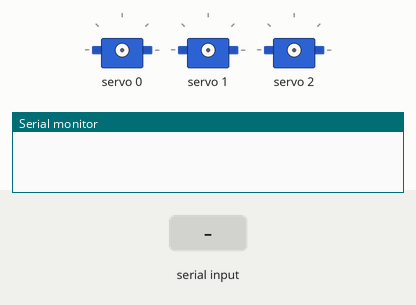
Simulated run of this sketch. Board: Arduino Uno, built with avr-gcc and run on an emulated ATmega328P. On the bench: 3 × servo, the last lines printed to the serial monitor. Inputs (shaded band) come from the test bench.

Above: at 1.2 s.
1.3 s: "Right\n" received over Serial
2.8 s: "Left\n" received over Serial
At 3.2 s:
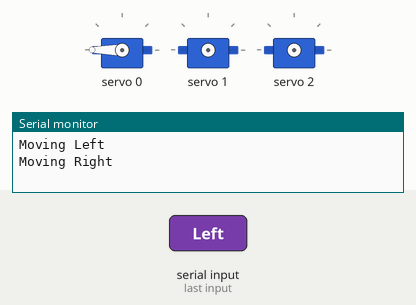
4.3 s: "Center\n" received over Serial
At 5.5 s:
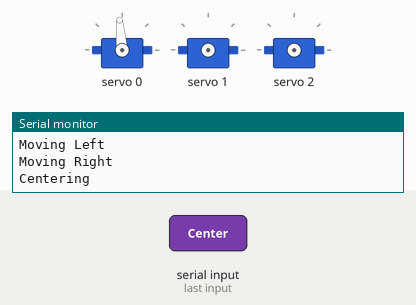
5.8 s: "Near\n" received over Serial
7.3 s: "Far\n" received over Serial
At 7.8 s:
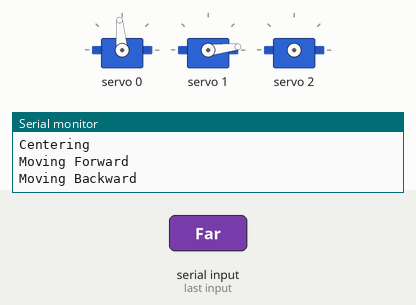
8.8 s: "Top\n" received over Serial
Timing chart, 0 to 11.3 s (numbered marks = the images above; inputs shaded):
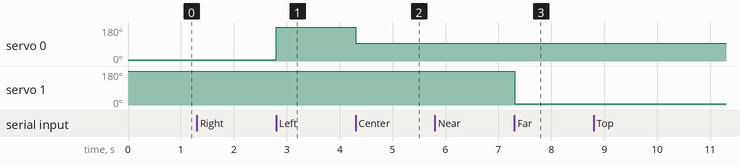

Measured:
- after the input at 2.8 s, servo 0: 6° → 180° at once
- after the input at 4.3 s, servo 0: 180° → 95° at once
- after the input at 7.3 s, servo 1: 180° → 6° at once

The sketch:

ArduinoUNO_Code.ino
```cpp
#include <Wire.h>
#include <Adafruit_PWMServoDriver.h>

Adafruit_PWMServoDriver srituhobby = Adafruit_PWMServoDriver();

#define servoMIN 150
#define servoMAX 600
#define servoCENTER ((servoMIN + servoMAX) / 2)

void setup() {
    Serial.begin(9600);
    srituhobby.begin();
    srituhobby.setPWMFreq(60);
}

void loop() {
    if (Serial.available() > 0) {
        String command = Serial.readStringUntil('\n'); // Read until newline
        command.trim(); // Remove any whitespace or newline characters

        if (command == "Right") {
            // Move base servo to the left
            srituhobby.setPWM(0, 0, servoMIN);
            Serial.println("Moving Left");
        } else if (command == "Left") {
            // Move base servo to the right
            srituhobby.setPWM(0, 0, servoMAX);
            Serial.println("Moving Right");
        } else if (command == "Center") {
            // Move base servo to the center
            srituhobby.setPWM(0, 0, servoCENTER);
            Serial.println("Centering");
        } else if (command == "Near") {
            // Move second servo forward (to a higher position)
            srituhobby.setPWM(1, 0, servoMAX);
            Serial.println("Moving Forward");
        } else if (command == "Far") {
            // Move second servo backward (to a lower position)
            srituhobby.setPWM(1, 0, servoMIN);
            Serial.println("Moving Backward");
        } else if (command == "Top") {
            // Run motor connected to 2nd port forward
            srituhobby.setPWM(2, 0, servoMAX);
            Serial.println("Motor 2 Moving Forward");
        } else if (command == "Bottom") {
            // Run motor connected to 2nd port backward
            srituhobby.setPWM(2, 0, servoMIN);
            Serial.println("Motor 2 Moving Backward");
        } else if (command == "Middle") {
            // Keep motor connected to 2nd port stationary
            srituhobby.setPWM(2, 0, servoCENTER);
            Serial.println("Motor 2 Stationary");
        }

        delay(100); // Short delay for stability
    }
}
```
